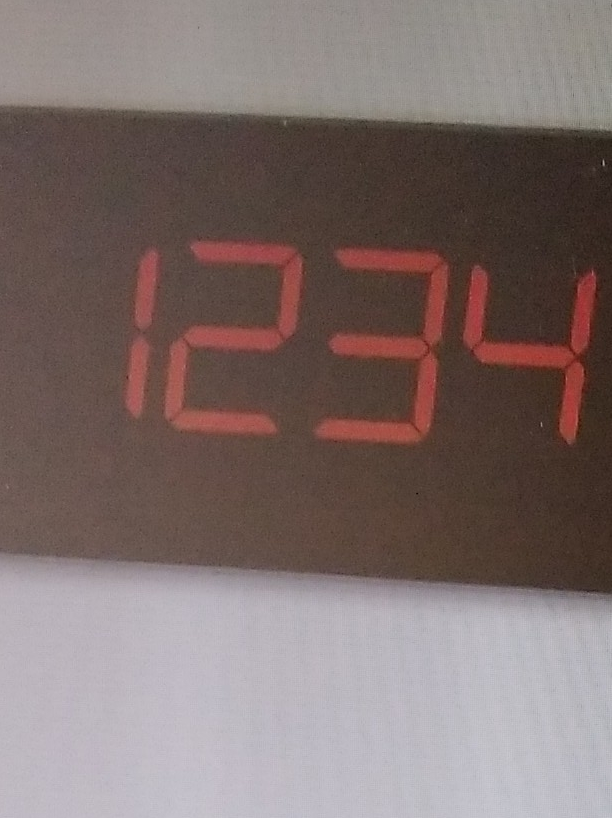
#> input picture miscellaneous_research_attempts/fourier_opencv_example/sipaimages/test/22419_20220321130145.jpg, 612 x 818 px, found by its file name
$ jupyter execute --allow-errors Colour_Extraction.ipynb
#> lines starting #> are read from the running program, lines starting #| are printed output that depends on the picture
https://medium.com/towards-data-science/image-color-extraction-with-python-in-4-steps-8d9370d9216e

[cell 1]
#pip install extcolors
#!pip install colormap
#!pip install easydev

[cell 2]
from matplotlib.offsetbox import OffsetImage, AnnotationBbox
import matplotlib.patches as patches
import matplotlib.image as mpimg
import matplotlib.pyplot as plt
from colormap import rgb2hex
from PIL import Image
import pandas as pd
import numpy as np
import extcolors
import cv2

[cell 3]
# Function to show an image using pyplot
def show_img(img, size=12):
  fig = plt.gcf()
  fig.set_size_inches(size, size)
  plt.axis("off")
  plt.imshow(cv2.cvtColor(img, cv2.COLOR_BGR2RGB))
  plt.show()

[cell 4]
def get_colours(file, col_tol=12, col_lim=12):
    return extcolors.extract_from_path(file, tolerance = col_tol, limit = col_lim)

[cell 5]
def color_to_df(input):

    colors_pre_list = str(input).replace('([(','').split(', (')[0:-1]
    df_rgb = [i.split('), ')[0] + ')' for i in colors_pre_list]
    df_percent = [i.split('), ')[1].replace(')','') for i in colors_pre_list]

    #convert RGB to HEX code
    df_color_up = [rgb2hex(int(i.split(", ")[0].replace("(","")),
                          int(i.split(", ")[1]),
                          int(i.split(", ")[2].replace(")",""))) for i in df_rgb]

    df = pd.DataFrame(zip(df_color_up, df_percent), columns = ['c_code','occurence'])
    return df

## Donut Chart

[cell 6]
def donut_chart(colour_df):

    list_color = list(colour_df['c_code'])
    list_precent = [int(i) for i in list(colour_df['occurence'])]
    text_c = [c + ' ' + str(round(p*100/sum(list_precent),1)) +'%' for c, p in zip(list_color, list_precent)]
    fig, ax = plt.subplots(figsize=(90,90),dpi=10)
    wedges, text = ax.pie(list_precent,
                      labels= text_c,
                      labeldistance= 1.05,
                      colors = list_color,
                      textprops={'fontsize': 120, 'color':'black'}
                     )
    plt.setp(wedges, width=0.3)
    #create space in the center
    plt.setp(wedges, width=0.36)
    ax.set_aspect("equal")
    fig.set_facecolor('white')
    return plt.show()

[cell 7]
file = "./sipaimages/2/22419_20220321130145.jpg"


img = cv2.imread(file)
#> img is the input picture: shape (818, 612, 3); mean B, G, R 109.5, 111.9, 127.6

# show_img(img)

#> (the rest of this cell did not finish here and is left out)


df_color = color_to_df(colors_x)

donut_chart(df_color)

[cell 8]
def exact_color(input_image, resize, tolerance, zoom):
    #background
#> called with input_image = 'testfile.jpg', resize = 900, tolerance = 6, zoom = 2.5
    bg = 'bg.png'
    fig, ax = plt.subplots(figsize=(192,108),dpi=10)
    fig.set_facecolor('white')
    plt.savefig(bg)
    plt.close(fig)

    #resize
    output_width = resize
    img = Image.open(input_image)
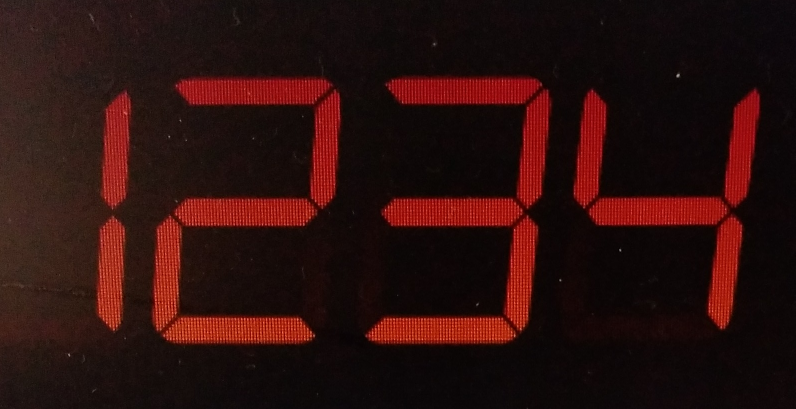
#> input picture miscellaneous_research_attempts/colour_extraction/testfile.jpg, 1591 x 818 px (shown at 1/2 size)
#> img is the input picture: PIL image 1591x818 RGB; mean R, G, B 44.6, 15.4, 13.1
    if img.size[0] >= resize:
        wpercent = (output_width/float(img.size[0]))
#> wpercent = 0.566
        hsize = int((float(img.size[1])*float(wpercent)))
#> hsize = 462
        img = img.resize((output_width,hsize), Image.Resampling.LANCZOS)
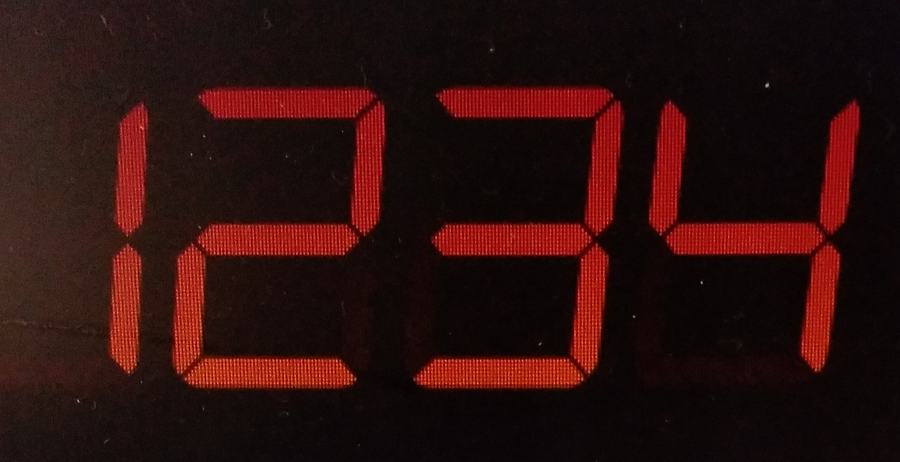
#> img: PIL image 900x462 RGB; mean R, G, B 44.6, 15.4, 13.1
        resize_name = 'resize_'+ input_image
        img.save(resize_name)
    else:
        resize_name = input_image

    #crate dataframe
    img_url = resize_name
    colors_x = extcolors.extract_from_path(img_url, tolerance = tolerance, limit = 13)
    df_color = color_to_df(colors_x)

    #annotate text
    list_color = list(df_color['c_code'])
    list_precent = [int(i) for i in list(df_color['occurence'])]
    text_c = [c + ' ' + str(round(p*100/sum(list_precent),1)) +'%' for c, p in zip(list_color, list_precent)]
    fig, (ax1, ax2) = plt.subplots(1, 2, figsize=(160,120), dpi = 10)

    #donut plot
    wedges, text = ax1.pie(list_precent,
                           labels= text_c,
                           labeldistance= 1.05,
                           colors = list_color,
                           textprops={'fontsize': 150, 'color':'black'})
    plt.setp(wedges, width=0.3)

    #add image in the center of donut plot
    img = mpimg.imread(resize_name)
    imagebox = OffsetImage(img, zoom=zoom)
    ab = AnnotationBbox(imagebox, (0, 0))
    ax1.add_artist(ab)

    #color palette
    x_posi, y_posi, y_posi2 = 160, -170, -170
    for c in list_color:
        if list_color.index(c) <= 5:
            y_posi += 180
            rect = patches.Rectangle((x_posi, y_posi), 360, 160, facecolor = c)
            ax2.add_patch(rect)
            ax2.text(x = x_posi+400, y = y_posi+100, s = c, fontdict={'fontsize': 190})
        else:
            y_posi2 += 180
            rect = patches.Rectangle((x_posi + 1000, y_posi2), 360, 160, facecolor = c)
            ax2.add_artist(rect)
            ax2.text(x = x_posi+1400, y = y_posi2+100, s = c, fontdict={'fontsize': 190})

    fig.set_facecolor('white')
    ax2.axis('off')
    bg = plt.imread('bg.png')
    plt.imshow(bg)
    plt.tight_layout()
    return plt.show()

[cell 9]
exact_color('testfile.jpg', 900, 6, 2.5)
#> (the call stopped at in exact_color, `colors_x = extcolors.extract_from_path(img_url, tolerance = tolerance,..`: extcolors is not available in this run)

[cell 10]
file = "./sipaimages/2/22419_20220321130145.jpg"
exact_color(file, 900, 6, 2.5)
#> (the call stopped at in exact_color, `colors_x = extcolors.extract_from_path(img_url, tolerance = tolerance,..`: extcolors is not available in this run)

[cell 11]
#create background color
fig, ax = plt.subplots(figsize=(192,108),dpi=10)
fig.set_facecolor('white')
plt.savefig('bg.png')
plt.close(fig)

#create color palette
bg = plt.imread('bg.png')
fig = plt.figure(figsize=(90, 90), dpi = 10)
ax = fig.add_subplot(1,1,1)

x_posi, y_posi, y_posi2 = 320, 25, 25
#> (the rest of this cell did not finish here and is left out)

[cell 12]
file = "./sipaimages/2/22419_20220321130145.jpg"

img = mpimg.imread(file)
#> img: shape (818, 612, 3) float32
bg = plt.imread('bg.png')

fig, (ax1, ax2) = plt.subplots(1, 2, figsize=(160,120), dpi = 10)

#donut plot
#> (the rest of this cell did not finish here and is left out)
